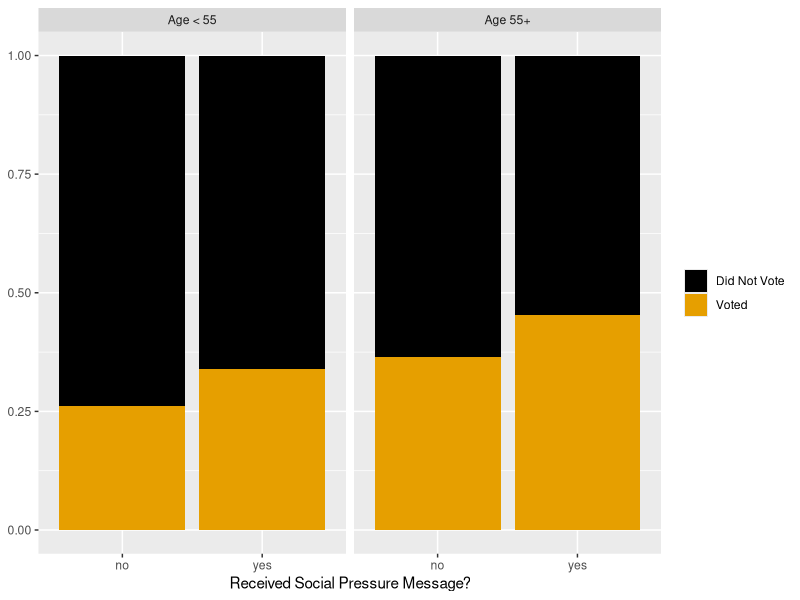
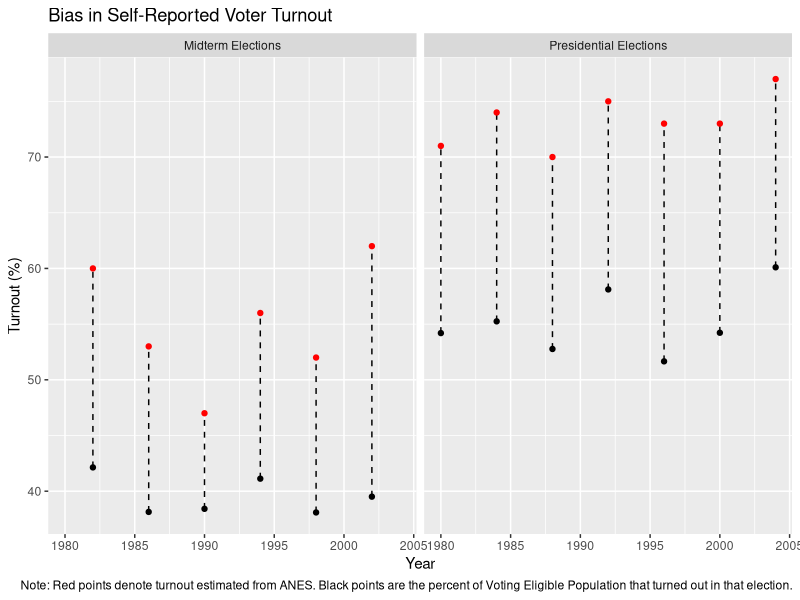

Recreate these plots in R, in order.
## ---- chunk 1
library(tidyverse)
library(ggthemes)

d <- read_csv('data/voting.csv')

d$senior <- ifelse(d$birth < (2006-55), 
                   'Age 55+',
                   'Age < 55')

d$voted <- ifelse(d$voted == 1,
                  'Voted', 'Did Not Vote')

ggplot(data = d,
       mapping = aes(x = message,
                     fill = as.factor(voted))) +
  geom_bar(position = 'fill') +
  facet_wrap(~senior) +
  scale_fill_colorblind() +
  labs(fill = NULL,
       x = 'Received Social Pressure Message?',
       y = NULL)
## ---- chunk 2
d <- read_csv('data/ANES.csv')

d$midterm <- ifelse(d$midterm == 1, 
                    'Midterm Elections',
                    'Presidential Elections')

ggplot(data = d) +
  geom_linerange(mapping = aes(ymin = votes/VEP*100,
                               ymax = ANES_turnout,
                               x = year),
                 linetype = 'dashed') +
  geom_point(mapping = aes(x=year, y=ANES_turnout),
             color = 'red') +
  geom_point(mapping = aes(x=year, y=votes/VEP*100),
             color = 'black') +
  facet_wrap(~midterm) +
  labs(x = 'Year',
       y = 'Turnout (%)',
       title = 'Bias in Self-Reported Voter Turnout',
       caption = 'Note: Red points denote turnout estimated from ANES. Black points are the percent of Voting Eligible Population that turned out in that election.')
